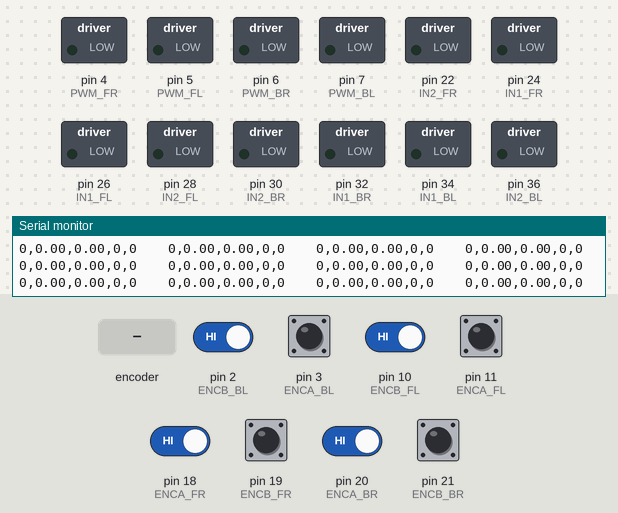
Simulated run of this sketch. Board: Arduino Mega 2560, built with avr-gcc and run on an emulated ATmega2560. Shown: switched loads named in the sketch (green lamp = pin HIGH), the last lines printed to the serial monitor. The inputs (shaded band) are chosen by the test bench; at power-on: pin 2 (ENCB_BL), pin 3 (ENCA_BL), pin 10 (ENCB_FL), pin 11 (ENCA_FL), pin 18 (ENCA_FR), pin 19 (ENCB_FR), pin 20 (ENCA_BR), pin 21 (ENCB_BR) HIGH.

Above: at 1.2 s.
1.3 s: rotary encoder on pin 3 (ENCA_BL) / pin 19 (ENCB_FR) turned 3 steps (first pin leading)
At 2.9 s:
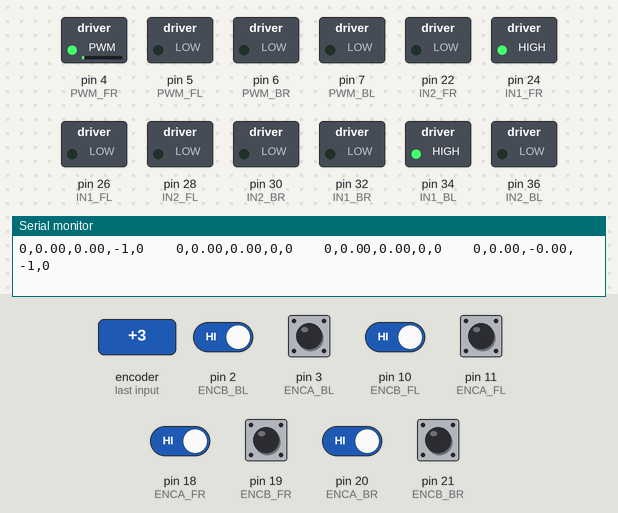
3.4 s: pin 2 (ENCB_BL) driven LOW
At 3.7 s:
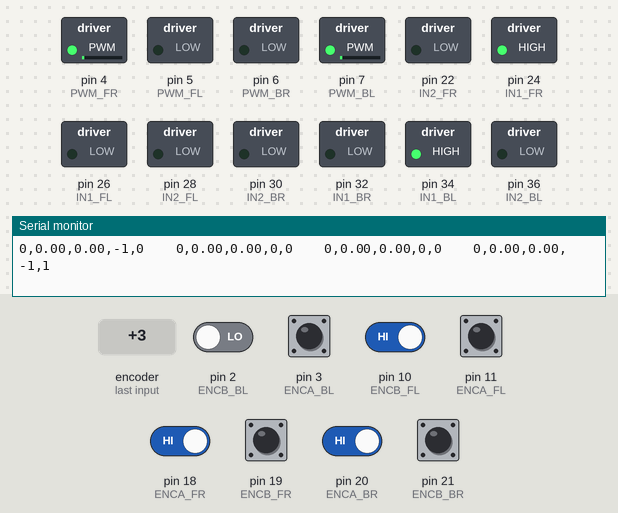
4.9 s: pin 10 (ENCB_FL) driven LOW
At 6.0 s:
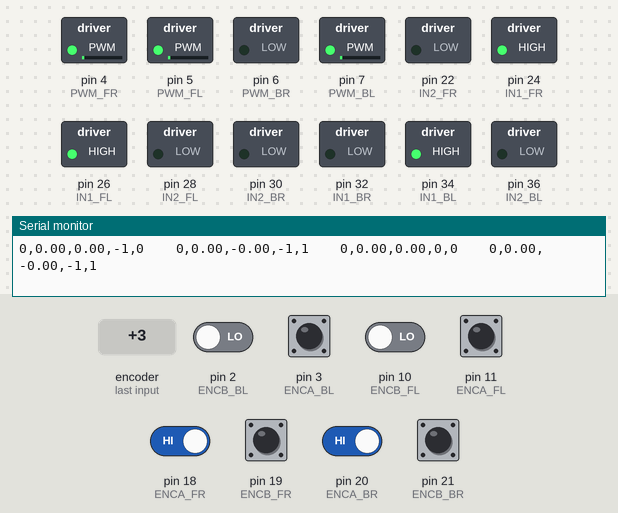
6.4 s: pin 18 (ENCA_FR) driven LOW
At 7.0 s:
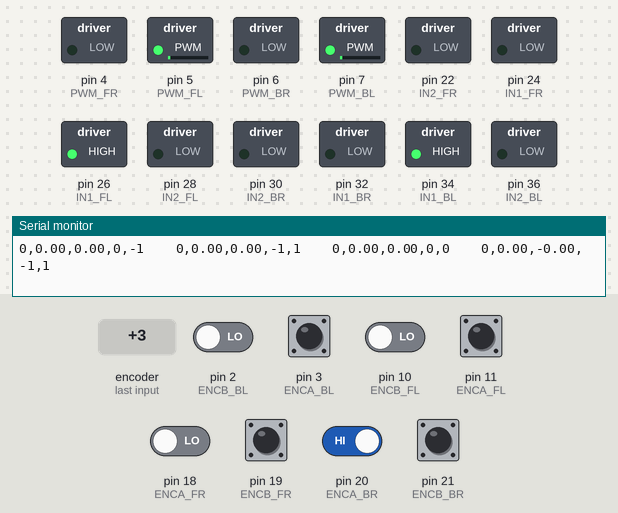
7.9 s: pin 20 (ENCA_BR) driven LOW
At 9.1 s:
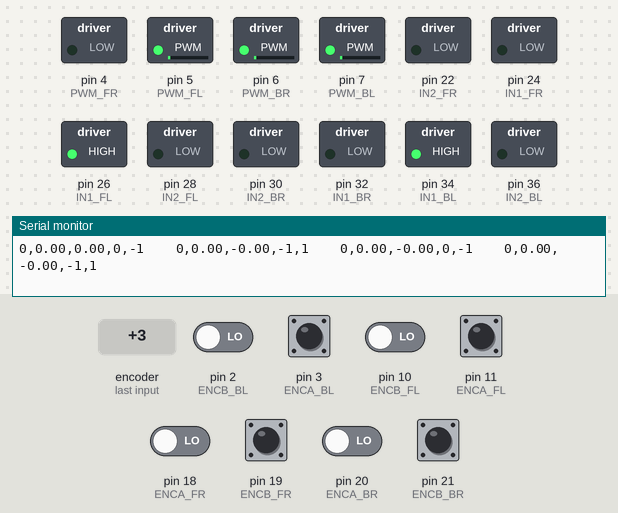
9.4 s: rotary encoder on pin 3 (ENCA_BL) / pin 19 (ENCB_FR) turned 1 step (first pin leading)
At 10.7 s:
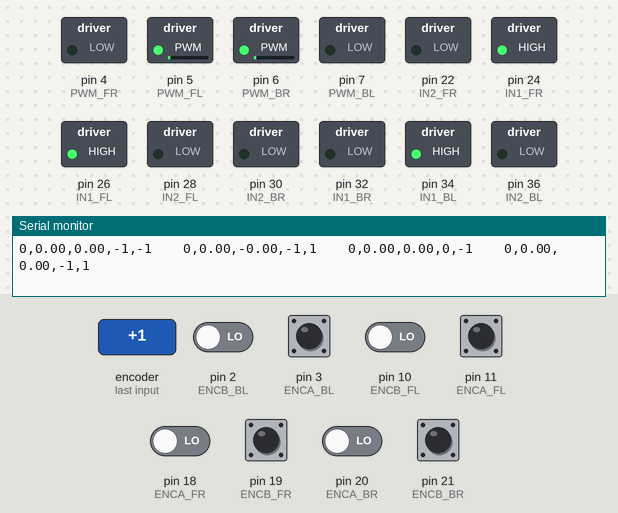
Timing chart, 0 to 12.1 s (numbered marks = the images above; inputs shaded):
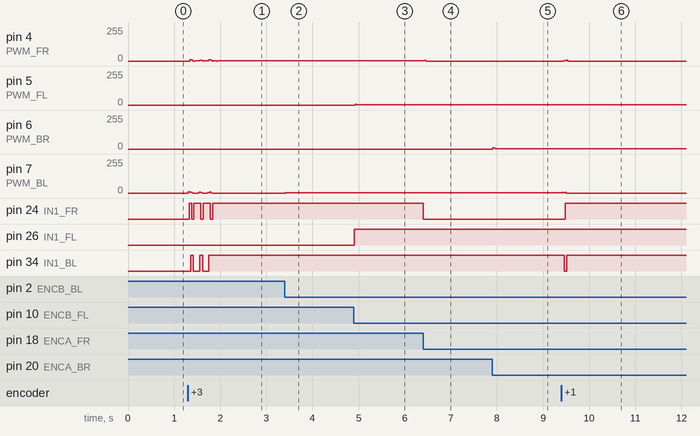

The sketch:

d15_mega_four_motor_combine.ino
```cpp
// This alternate version of the code does not require
// atomic.h. Instead, interrupts() and noInterrupts()
// are used. Please use this code if your
// platform does not support ATOMIC_BLOCK.

// CONCLUSION
// B01 (DOUBLE - RASING (1 TIME )) -- 330 COUNT = 360 DEGREE
// B02 (DOUBLE - RASING / FAILING (2 TIME )) -- 660 COUNT = 360 DEGREE
// B03 /B05  (DOUBLE - CHANGE (4 TIME )) -- 1320 COUNT = 360 DEGREE

#include <SPI.h>
#include <SD.h>
#include <util/atomic.h>
#include <PinChangeInterrupt.h>

// FR = FRONT RIGHT
// FL = FRONT LEFT
// BR = BACK RIGHT
// BL = BACK LEFT

#define FR 0
#define FL 1
#define BR 2
#define BL 3

// FRONT RIGHT
#define ENCA_FR 18 // GREEN
#define ENCB_FR 19 // YELLOW
#define PWM_FR 4
#define IN2_FR 22
#define IN1_FR 24

// FRONT LEFT
#define ENCA_FL 11 // GREEN
#define ENCB_FL 10 // YELLOW
#define PWM_FL 5
#define IN2_FL 28
#define IN1_FL 26

// BACK RIGHT
#define ENCA_BR 20 // GREEN
#define ENCB_BR 21 // YELLOW
#define PWM_BR 6
#define IN2_BR 30
#define IN1_BR 32

// BACK LEFT
#define ENCA_BL 3 // GREEN
#define ENCB_BL 2 // YELLOW
#define PWM_BL 7
#define IN2_BL 36
#define IN1_BL 34

// globals
long prevT[] = {0,0,0,0};
int posPrev[] = {0,0,0,0};

// Use the "volatile" directive for variables
// used in an interrupt
volatile int pos_i[] = {0,0,0,0};

float eintegral[] = {0,0,0,0};
float vFilt[] = {0,0,0,0};
float vx[][3] = {{0,0,0},{0,0,0},{0,0,0},{0,0,0}};
float vy[][3] = {{0,0,0},{0,0,0},{0,0,0},{0,0,0}};

// for count loop, every three time will be print out the value
int k = 0;

int target = 0;

String valInString = "";
char inChar;

void setup() {
  Serial.begin(115200);
  // Serial.begin(9600);

	pinMode(ENCA_FR,INPUT);
  pinMode(ENCB_FR,INPUT);
	pinMode(ENCA_FL,INPUT);
  pinMode(ENCB_FL,INPUT);
	pinMode(ENCA_BR,INPUT);
  pinMode(ENCB_BR,INPUT);
  pinMode(ENCA_BL,INPUT);
  pinMode(ENCB_BL,INPUT);

	pinMode(PWM_FR,OUTPUT);
  pinMode(IN1_FR,OUTPUT);
  pinMode(IN2_FR,OUTPUT);
	pinMode(PWM_FL,OUTPUT);
  pinMode(IN1_FL,OUTPUT);
  pinMode(IN2_FL,OUTPUT);
	pinMode(PWM_BR,OUTPUT);
  pinMode(IN1_BR,OUTPUT);
  pinMode(IN2_BR,OUTPUT);
  pinMode(PWM_BL,OUTPUT);
  pinMode(IN1_BL,OUTPUT);
  pinMode(IN2_BL,OUTPUT);

	attachInterrupt(digitalPinToInterrupt(ENCA_FR),readEncoderAFR_wrapper, CHANGE);
  attachInterrupt(digitalPinToInterrupt(ENCB_FR),readEncoderBFR_wrapper, CHANGE);
	// attachPinChangeInterrupt => Extra intterupt pin (software way)
	attachPinChangeInterrupt(digitalPinToPinChangeInterrupt(ENCA_FL), readEncoderAFL_wrapper, CHANGE);
  attachPinChangeInterrupt(digitalPinToPinChangeInterrupt(ENCB_FL), readEncoderBFL_wrapper, CHANGE);
	attachInterrupt(digitalPinToInterrupt(ENCA_BR),readEncoderABR_wrapper, CHANGE);
  attachInterrupt(digitalPinToInterrupt(ENCB_BR),readEncoderBBR_wrapper, CHANGE);
	attachInterrupt(digitalPinToInterrupt(ENCA_BL),readEncoderABL_wrapper, CHANGE);
  attachInterrupt(digitalPinToInterrupt(ENCB_BL),readEncoderBBL_wrapper, CHANGE);


  while (!Serial) {
    // wait for serial port to connect
  }
}

void loop() {
	while (Serial.available() > 0) {
			int inputChar = Serial.read();
			if(isDigit(inputChar)){
					valInString += (char)inputChar;
					// Serial.println(valInString);

			}else if(isAlpha(inputChar)) {
					valInString = "";
					inChar = (char)inputChar;

			}else if ((char)inputChar == '\r') {
					// Serial.println(valInString);
					if(valInString != ""){
							// Serial.println(valInString.toInt());
							target = (valInString.toInt());
							valInString = "";
					}else{
							Serial.println(inChar);

							if(inChar == 'R' || inChar == 'r'){
									target = 0;
							}

							if(inChar == 'O' || inChar == 'o'){
									target = 0;
									pos_i[FR] = 0;
									pos_i[FL] = 0;
									pos_i[BR] = 0;
									pos_i[BL] = 0;
							}
					}
			}
	}

  // read the position in an atomic block
  // to avoid potential misreads
  int pos[] = {0,0,0,0};
  ATOMIC_BLOCK(ATOMIC_RESTORESTATE){
    pos[FR] = pos_i[FR];
		pos[FL] = pos_i[FL];
		pos[BR] = pos_i[BR];
		pos[BL] = pos_i[BL];
  }

	//Invoke compute velocity function
	float deltaT[] = {0,0,0,0};
	float velocity[] = {0,0,0,0};
	computeVelocity(FR, deltaT, velocity, pos);
	computeVelocity(FL, deltaT, velocity, pos);
	computeVelocity(BR, deltaT, velocity, pos);
	computeVelocity(BL, deltaT, velocity, pos);

	//Invoke convert count/s to RPM
	convertToRPM(FR, velocity);
	convertToRPM(FL, velocity);
	convertToRPM(BR, velocity);
	convertToRPM(BL, velocity);

  // Compute the filtered signal
  // (second order Butterworth example)
	computeFilteredSignal(FR);
	computeFilteredSignal(FL);
	computeFilteredSignal(BR);
	computeFilteredSignal(BL);

	// Set a target
	// float vt = 100*(sin(currT/1e6)>0);
	// float vt = 100;
	float vt = target;

	// Compute the control signal u
	float u[] = {0,0,0,0};
	computeControlSignalU(FR, vt, u, deltaT);
	computeControlSignalU(FL, vt, u, deltaT);
	computeControlSignalU(BR, vt, u, deltaT);
	computeControlSignalU(BL, vt, u, deltaT);

	//Set the motor speed and direction
	int dir[4];
	int pwr[] = {0,0,0,0};

	if (target == 0){
		dir[FR] = 0;
		dir[FL] = 0;
		dir[BR] = 0;
		dir[BL] = 0;

	}else{
		dir[FR] = 1;
		dir[FL] = 1;
		dir[BR] = 1;
		dir[BL] = 1;
	}
	setMotorSpeedDireaction(FR, u, dir, pwr);
	setMotorSpeedDireaction(FL, u, dir, pwr);
	setMotorSpeedDireaction(BR, u, dir, pwr);
	setMotorSpeedDireaction(BL, u, dir, pwr);

	// motor start
	setMotor(dir[FR], pwr[FR], PWM_FR, IN1_FR, IN2_FR);
	setMotor(dir[FL], pwr[FL], PWM_FL, IN1_FL, IN2_FL);
	setMotor(dir[BR], pwr[BR], PWM_BR, IN1_BR, IN2_BR);
	setMotor(dir[BL], pwr[BL], PWM_BL, IN1_BL, IN2_BL);

	delay(1); // Wait 1ms
	stortVPrevValue(FR);
	stortVPrevValue(FL);
	stortVPrevValue(BR);
	stortVPrevValue(BL);

	// every three time loops, will print out the value
  if(k % 10 ==0){
    serialPrint(vt, dir);
  }

  k = k+1;
}

void serialPrint(int target, int* dir){
  Serial.print(target);
	Serial.print(",");
	Serial.print(vx[FR][0]);
	Serial.print(",");
	Serial.print(vFilt[FR]);
	Serial.print(",");
	Serial.print(dir[FR]);
	Serial.print(",");
	Serial.print(pos_i[FR]);
	Serial.print("    ");

	Serial.print(target);
	Serial.print(",");
	Serial.print(vx[FL][0]);
	Serial.print(",");
	Serial.print(vFilt[FL]);
	Serial.print(",");
	Serial.print(dir[FL]);
	Serial.print(",");
	Serial.print(pos_i[FL]);
	Serial.print("    ");

	Serial.print(target);
	Serial.print(",");
	Serial.print(vx[BR][0]);
	Serial.print(",");
	Serial.print(vFilt[BR]);
	Serial.print(",");
	Serial.print(dir[BR]);
	Serial.print(",");
	Serial.print(pos_i[BR]);
	Serial.print("    ");

	Serial.print(target);
	Serial.print(",");
	Serial.print(vx[BL][0]);
	Serial.print(",");
	Serial.print(vFilt[BL]);
	Serial.print(",");
	Serial.print(dir[BL]);
	Serial.print(",");
	Serial.print(pos_i[BL]);
	Serial.println("");
}

void stortVPrevValue(int motorIndex){
	for(int i = 1; i >= 0; i--){
    vx[motorIndex][i+1] = vx[motorIndex][i]; // store xi
    vy[motorIndex][i+1] = vy[motorIndex][i]; // store yi
  }
}

void setMotorSpeedDireaction(int motorIndex, float* u, int* dir, int* pwr){
	// Serial.println(motorIndex);
	// Serial.println(u[motorIndex]);
	if (u[motorIndex]<0){
		dir[motorIndex] = -1;
	}

	pwr[motorIndex] = (int) fabs(u[motorIndex]);
	if(pwr[motorIndex] > 255){
		pwr[motorIndex] = 255;
	}
}

void computeControlSignalU(int motorIndex, int vt, float* u, float* deltaT){
	float kp = 5; // if the distance of the current and target is bigger, than add kp to increase the voltage
	float ki = 30;
	float e = vt-vFilt[motorIndex];
	eintegral[motorIndex] = eintegral[motorIndex] + e*deltaT[motorIndex];

	u[motorIndex] = kp*e + ki*eintegral[motorIndex];
}

void computeFilteredSignal(int motorIndex){
	float vb[] = {0.007777, 0.01555399, 0.007777};
  float va[] = {1.73550016, -0.76660814};

	vy[motorIndex][0] = va[0]*vy[motorIndex][1] + va[1]*vy[motorIndex][2] +
            	vb[0]*vx[motorIndex][0] + vb[1]*vx[motorIndex][1] + vb[2]*vx[motorIndex][2];

  vFilt[motorIndex] = vy[motorIndex][0];
}

void convertToRPM(int motorIndex, float* velocity){
	vx[motorIndex][0] = velocity[motorIndex]/1320*60.0;
}

void computeVelocity(int motorIndex, float* deltaT, float* velocity, int* pos){
	long currT = micros();
  deltaT[motorIndex] = ((float) (currT-prevT[motorIndex]))/1.0e6;
  velocity[motorIndex] = (pos[motorIndex] - posPrev[motorIndex])/deltaT[motorIndex];
	posPrev[motorIndex] = pos[motorIndex];
	prevT[motorIndex] = currT;
}

void setMotor(int dir, int pwmVal, int pwm, int in1, int in2){
  analogWrite(pwm,pwmVal);
  if(dir == -1){
    digitalWrite(in1,HIGH);
    digitalWrite(in2,LOW);
  }
  else if(dir == 1){
    digitalWrite(in1,LOW);
    digitalWrite(in2,HIGH);
  }
  else{
    digitalWrite(in1,LOW);
    digitalWrite(in2,LOW);
  }
}

void readEncoderAFR_wrapper(){
	readEncoderA(FR, ENCA_FR, ENCB_FR);
}

void readEncoderBFR_wrapper(){
	readEncoderB(FR, ENCA_FR, ENCB_FR);
}

void readEncoderAFL_wrapper(){
	readEncoderA(FL, ENCA_FL, ENCB_FL);
}

void readEncoderBFL_wrapper(){
	readEncoderB(FL, ENCA_FL, ENCB_FL);
}

void readEncoderABR_wrapper(){
	readEncoderA(BR, ENCA_BR, ENCB_BR);
}

void readEncoderBBR_wrapper(){
	readEncoderB(BR, ENCA_BR, ENCB_BR);
}

void readEncoderABL_wrapper(){
	readEncoderA(BL, ENCA_BL, ENCB_BL);
}

void readEncoderBBL_wrapper(){
	readEncoderB(BL, ENCA_BL, ENCB_BL);
}

void readEncoderA(int motorIndex, int ENCA, int ENCB){
	int a = digitalRead(ENCA);
  int b = digitalRead(ENCB);

  if(a == 0){
    if(b == 0){
			pos_i[motorIndex]++;
		}else{
			pos_i[motorIndex]--;
		}
  }
  else{
    if(b == 0){
			pos_i[motorIndex]--;
		}else{
			pos_i[motorIndex]++;
		}
  }
}

void readEncoderB(int motorIndex, int ENCA, int ENCB){
  int a = digitalRead(ENCA);
	int b = digitalRead(ENCB);

  if(b == 0){
    if(a == 0){
			pos_i[motorIndex]--;
		}else{
			pos_i[motorIndex]++;
		}
  }
  else{
    if(a == 0){
			pos_i[motorIndex]++;
		}else{
			pos_i[motorIndex]--;
		}
  }
}
```

Measured:
- after the input at 1.3 s, pin 24 (IN1_FR): LOW → HIGH at once, then repeats every 0.20 s: LOW 0.04 s, HIGH 0.16 s, until it stays HIGH from 1.8 s; pin 34 (IN1_BL): alternates HIGH for 0.06 s and LOW for 0.14 s, 5 changes in all, then stays HIGH, starting after 0.06 s
- after the input at 3.4 s, pin 7 (PWM_BL): 0/255 → 1/255 at once
- after the input at 4.9 s, pin 5 (PWM_FL): 0/255 → 1/255 at once; pin 26 (IN1_FL): LOW → HIGH at once
- after the input at 6.4 s, pin 4 (PWM_FR): 1/255 → 0/255 at once; pin 24 (IN1_FR): HIGH → LOW at once
- after the input at 7.9 s, pin 6 (PWM_BR): 0/255 → 1/255 at once
- after the input at 9.4 s, pin 4 (PWM_FR): 0/255 → 3/255 at once, → 2/255 0.03 s later, → 7/255 0.03 s later, → 0/255 0.04 s later; pin 7 (PWM_BL): 1/255 → 0/255 at once; pin 24 (IN1_FR): LOW → HIGH after 0.08 s; pin 34 (IN1_BL): HIGH → LOW after 0.06 s, → HIGH 0.06 s later
